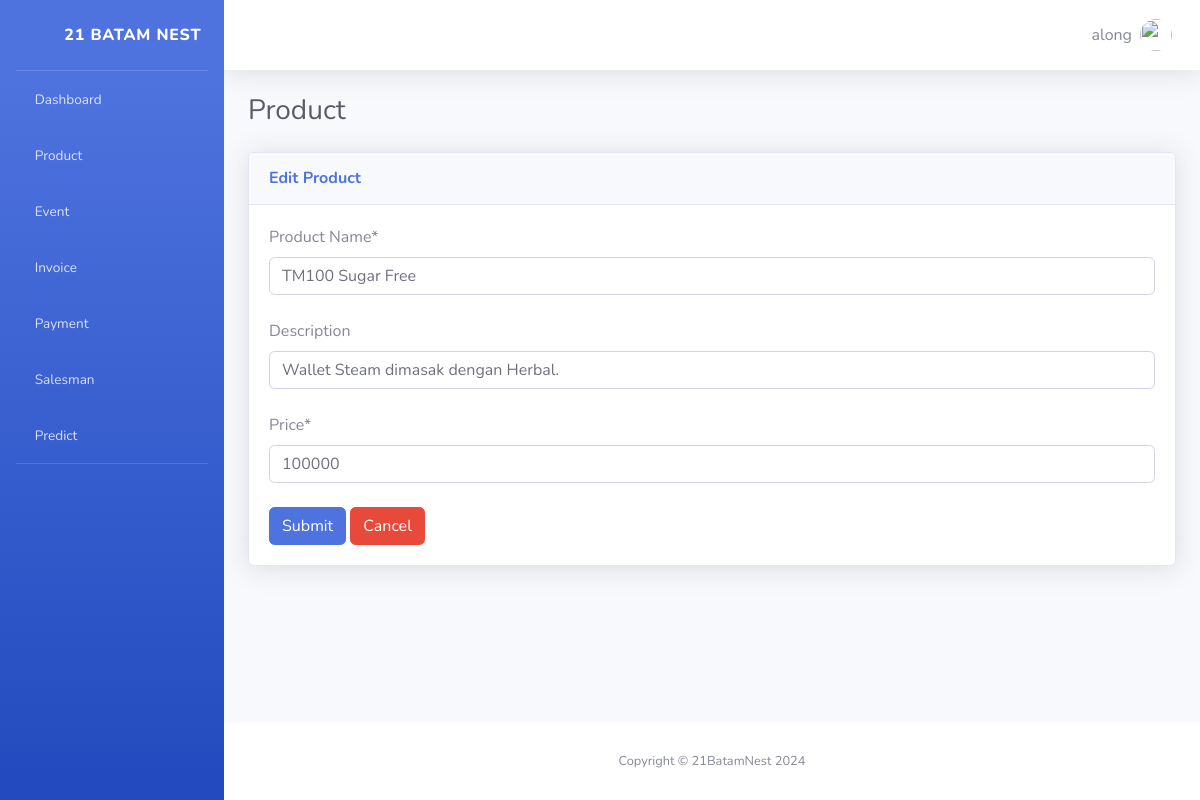
The app's page /product/updateproduct/10/ (signed in), older data.
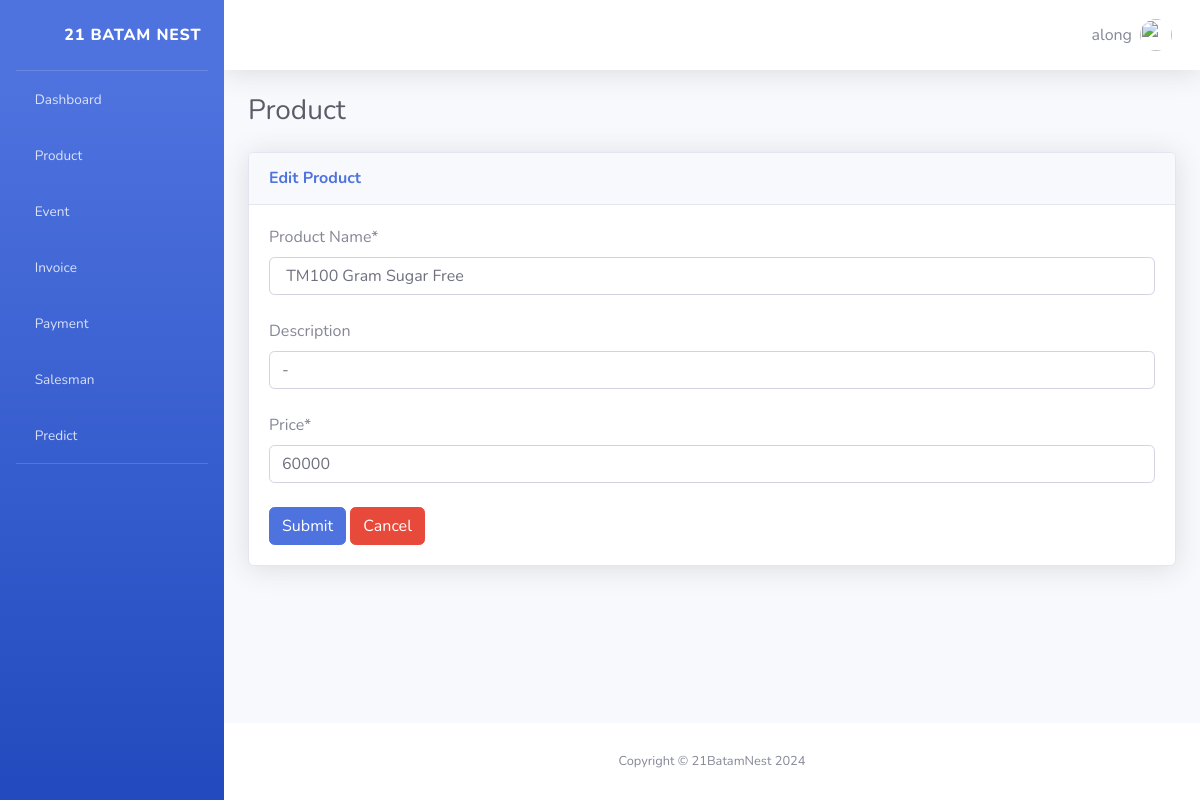
The same page, newer data.
### apps/models.py (models this page shows)
class Product(models.Model):
    product_name = models.CharField(max_length=100)
    description = models.TextField(max_length=300, null=True)
    price = models.IntegerField()

### apps/views.py (the view)
# urls.py: path('product/updateproduct/<int:id>/', views.update_product, name='update_product'),
def update_product(request: HttpRequest, id) -> HttpResponse:
    auth = auth_check(request)
    if auth is not None:
        return auth
    product = Product.objects.get(id=id)
    if request.method == "POST":
        form = AddProductForm(request.POST)
        if form.is_valid():
            product.product_name = request.POST['product_name']
            product.description = request.POST['description']
            product.price = request.POST['price']
            product.save()
            return redirect("product")
    else:
        form = AddProductForm(initial={
            'product_name': product.product_name,
            'description': product.description,
            'price': product.price,
        })
    return render(request, "apps/update_product.html", {"form": form})

### apps/forms.py
class AddProductForm(forms.Form):
    product_name = forms.CharField(label="Product Name", max_length=100, required=True)
    description = forms.CharField(label="Description", max_length=300, required=False)
    price = forms.IntegerField(label="Price", required=True)
    def __init__(self, *args, **kwargs):
        super().__init__(*args, **kwargs)
        self.helper: FormHelper = FormHelper(self)
        self.helper.layout = Layout(
            Field("product_name", wrapper_class="form-group mb-4", ) ,
            Field("description", wrapper_class="form-group mb-4", ) ,
            Field("price", wrapper_class="form-group mb-4", ) ,
            Div(
                Submit("submit", "Submit",  css_class="btn-primary btn-user"),
                Button("cancel", "Cancel", onclick="location.href = '/product'", css_class="btn-danger"),
                ),
        )

### apps/views.py (called while the page is built)
def auth_check(request):
    if not request.user.is_authenticated:
        return redirect("login")
    return None

### apps/templates/apps/update_product.html (shortened to what this page needs)
<!DOCTYPE html>
<html lang="en">
  {% load static crispy_forms_tags %} {% include "apps/partials/header.html" %}
  <body id="page-top">
    <div id="wrapper">
      {% include "apps/partials/sidebar.html" %}
      <div id="content-wrapper" class="d-flex flex-column">
        <div id="content">
          {% include 'apps/partials/navbar.html' %}
          <div class="container-fluid">
            <div
              class="d-sm-flex align-items-center justify-content-between mb-4"
            >
              <h1 class="h3 mb-0 text-gray-800">Product</h1>
            </div>
            <div class="row">
              <div class="col mb-4">
                <div class="card shadow mb-4">
                  <div class="card-header py-3">
                    <h6 class="m-0 font-weight-bold text-primary">
                      Edit Product
                    </h6>
                  </div>
                  <div class="card-body">
                    <div class="text">
                      <form method="POST">
                        {% csrf_token %} {% crispy form %}
                      </form>
                    </div>
                  </div>
                </div>
              </div>
            </div>
          </div>
        </div>
        {% include "apps/partials/footer.html" %}
      </div>
    </div>
  </body>
</html>

Row changes from the older to the newer data that the page shows:
changed Product: product_name "TM100 Sugar Free" → "TM100 Gram Sugar Free"; description "Wallet Steam dimasak dengan Herbal." → "-"; price "100000" → "60000"
